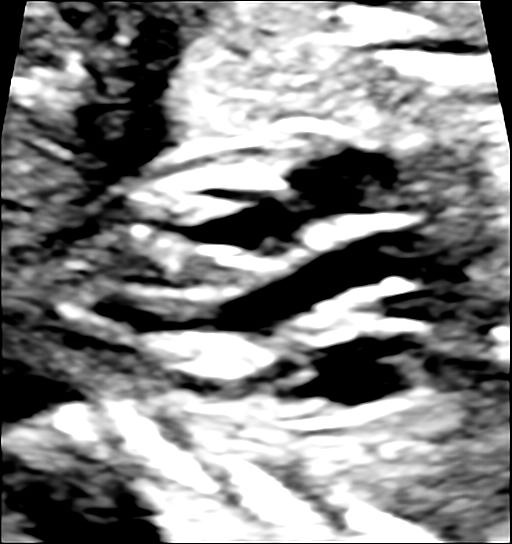
#> input picture classification/examples/normal/img_0002.png, 512 x 544 px
$ python cutbyunet.py -O ../../classification/examples/normal -S ../../classification/examples/normal -D out
#> lines starting #> are read from the running program, lines starting #| are printed output that depends on the picture; after the words box and inside, x2 and y2 are one past the last pixel; in counts of white or black regions, pixels touching at a corner belong together
#!/usr/bin/env python3
# -*- coding: utf-8 -*-

import os
import re
import argparse
import unicodedata
import numpy as np
from PIL import Image
from tqdm import tqdm

# 全局默认支持格式（可被命令行参数覆盖）
SUPPORTED_EXTS = ('.png', '.jpg', '.jpeg', '.tif', '.tiff', '.bmp')

# 以下全局变量在 main() 中会被赋值
original_root_folder = ""
segmented_root_folder = ""
output_root_folder = ""

orig_rel_map = {}       # key: normalize_key(rel_path_noext) -> list(paths)
orig_stem_map = {}      # key: normalize_key(stem) -> list(paths)
orig_fullname_map = {}  # key: normalize_key(filename) -> list(paths)


# ---------- 辅助函数 ----------
def decode_escaped_name(name: str) -> str:
    def repl_hex(m):
        hx = m.group(1)
        try:
            return chr(int(hx, 16))
        except Exception:
            return m.group(0)

    s = name
    s = re.sub(r'#U([0-9A-Fa-f]{4,6})', repl_hex, s)
    s = re.sub(r'%u([0-9A-Fa-f]{4,6})', repl_hex, s)
    s = re.sub(r'\\u([0-9A-Fa-f]{4,6})', repl_hex, s)
    s = re.sub(r'U\+([0-9A-Fa-f]{4,6})', repl_hex, s)
    return s


def normalize_key(s: str) -> str:
    return unicodedata.normalize('NFKC', s).lower()


def safe_filename(fname: str) -> str:
    base = os.path.basename(fname)
    base = re.sub(r'[\\/]+', '_', base)
    base = re.sub(r'[:\*\?"<>\|]+', '_', base)
    base = base.strip()
    if not base:
        base = "unnamed"
    return base


def iter_image_files(root_folder: str):
#> called with root_folder = '../../classification/examples/normal'
    files = []
    for dirpath, dirnames, filenames in os.walk(root_folder):
        for fn in filenames:
            low = fn.lower()
            if any(low.endswith(ext) for ext in SUPPORTED_EXTS):
                files.append(os.path.join(dirpath, fn))
    return files


def _path_component_score(seg_components, orig_components):
    # 简单评分：统计相同组件（不区分顺序），并加权末尾匹配
    s = 0
    seg_set = set(seg_components)
    orig_set = set(orig_components)
    s += len(seg_set & orig_set)
    # 末尾连续相同的组件给额外分数（路径层级相似性）
    rev_seg = list(reversed(seg_components))
    rev_orig = list(reversed(orig_components))
    bonus = 0
    for a, b in zip(rev_seg, rev_orig):
        if a == b:
            bonus += 2
        else:
            break
    s += bonus
    return s


def find_original_for_segment(segmented_full_path: str):
    """
    根据 segmented 文件路径尝试逐步匹配原图：
    1) 优先：相同的相对路径（不考虑扩展名）
    2) 回退：按 stem 在 orig_stem_map 中查找；若有多候选，按路径成分相似度打分选择最优
    3) 回退2：按完整文件名匹配 orig_fullname_map
    """
    # 1. 准备相对路径 key
    try:
        rel_seg = os.path.relpath(segmented_full_path, segmented_root_folder)
    except Exception:
        rel_seg = os.path.basename(segmented_full_path)
    rel_seg_noext = os.path.splitext(rel_seg)[0].replace('\\', '/')
    key_rel_seg = normalize_key(rel_seg_noext)

    # 优先尝试：直接把相对路径替换到 original_root_folder（允许不同扩展）
    for ext in SUPPORTED_EXTS:
        cand = os.path.join(original_root_folder, rel_seg_noext + ext)
        if os.path.exists(cand):
            return cand
    # 也尝试任何存在于 orig_rel_map 的匹配（忽略扩展）
    if key_rel_seg in orig_rel_map:
        lst = orig_rel_map[key_rel_seg]
        if len(lst) == 1:
            return lst[0]
        seg_comps = [normalize_key(c) for c in rel_seg_noext.split('/')]
        best = None
        best_score = -1
        for p in lst:
            relp = os.path.relpath(p, original_root_folder)
            relp_noext = os.path.splitext(relp)[0].replace('\\', '/')
            orig_comps = [normalize_key(c) for c in relp_noext.split('/')]
            score = _path_component_score(seg_comps, orig_comps)
            if score > best_score:
                best_score = score
                best = p
        if best is not None:
            return best

    # 2. 按 stem 回退匹配
    seg_fname = os.path.basename(segmented_full_path)
    seg_stem = os.path.splitext(seg_fname)[0]
    key_stem = normalize_key(seg_stem)
    candidates = orig_stem_map.get(key_stem, [])
    if len(candidates) == 1:
        return candidates[0]
    elif len(candidates) > 1:
        seg_rel_comps = [normalize_key(c) for c in rel_seg_noext.split('/')]
        best = None
        best_score = -1
        for p in candidates:
            relp = os.path.relpath(p, original_root_folder)
            relp_noext = os.path.splitext(relp)[0].replace('\\', '/')
            orig_comps = [normalize_key(c) for c in relp_noext.split('/')]
            score = _path_component_score(seg_rel_comps, orig_comps)
            if score > best_score:
                best_score = score
                best = p
        if best is not None:
            if best_score <= 0:
                print(f"[警告] stem 匹配到多文件，但路径相似度低，选第一个："
                      f"stem={seg_stem}, seg={segmented_full_path}")
            return best

    # 3. 按完整文件名回退（极少用）
    key_full = normalize_key(seg_fname)
    lst_full = orig_fullname_map.get(key_full, [])
    if len(lst_full) == 1:
        return lst_full[0]
    elif len(lst_full) > 1:
        seg_rel_comps = [normalize_key(c) for c in rel_seg_noext.split('/')]
        best = None
        best_score = -1
        for p in lst_full:
            relp = os.path.relpath(p, original_root_folder)
            relp_noext = os.path.splitext(relp)[0].replace('\\', '/')
            orig_comps = [normalize_key(c) for c in relp_noext.split('/')]
            score = _path_component_score(seg_rel_comps, orig_comps)
            if score > best_score:
                best_score = score
                best = p
        if best is not None:
            print(f"[警告] 完整文件名匹配到多文件，选最佳匹配: {best} (score={best_score})")
            return best

    return None


def build_safe_output_path(segmented_full_path: str):
    rel = os.path.relpath(segmented_full_path, segmented_root_folder)
    comps = rel.split(os.sep)
    safe_comps = [safe_filename(c) for c in comps]
    out_path = os.path.join(output_root_folder, *safe_comps)
    out_dir = os.path.dirname(out_path)
    if out_dir and not os.path.exists(out_dir):
        os.makedirs(out_dir, exist_ok=True)
    return out_path


# ---------- 命令行参数解析 ----------
def parse_args():
    parser = argparse.ArgumentParser(
        description="根据掩码裁剪原图（以掩码中前景像素的包围框为准）"
    )

    parser.add_argument(
        "--original_root_folder", "-O",
        type=str,
        required=True,
        help="源图像根目录（允许包含子文件夹）"
    )
    parser.add_argument(
        "--segmented_root_folder", "-S",
        type=str,
        required=True,
        help="掩码根目录（允许包含子文件夹）"
    )
    parser.add_argument(
        "--output_root_folder", "-D",
        type=str,
        required=True,
        help="输出根目录（保留掩码的相对目录结构）"
    )
    parser.add_argument(
        "--padding_pixels",
        type=int,
        default=0,
        help="在掩码尺度上对 bbox 扩展的像素，默认 0"
    )
    parser.add_argument(
        "--coverage",
        type=float,
        default=0.70,
        help="要包含的白色像素比例（0.70 = 包含 70%% 的白色像素），默认 0.70"
    )
    parser.add_argument(
        "--supported_formats",
        nargs="+",
        default=None,
        help="支持的图像格式（可覆盖默认），例如：--supported_formats .png .jpg"
    )

    return parser.parse_args()


# ---------- 主流程 ----------
def main():
    global SUPPORTED_EXTS
    global original_root_folder, segmented_root_folder, output_root_folder
    global orig_rel_map, orig_stem_map, orig_fullname_map

    args = parse_args()

    # 应用命令行参数
    original_root_folder = args.original_root_folder
    segmented_root_folder = args.segmented_root_folder
    output_root_folder = args.output_root_folder
    PADDING_PIXELS = args.padding_pixels
    COVERAGE = args.coverage

    if args.supported_formats:
        # 统一小写，确保带点
        exts = []
        for e in args.supported_formats:
            e = e.strip().lower()
            if e and not e.startswith('.'):
                e = '.' + e
            exts.append(e)
        SUPPORTED_EXTS = tuple(exts)

    # 创建输出根目录
    os.makedirs(output_root_folder, exist_ok=True)

    # ---------- 构建源图映射（递归） ----------
    orig_rel_map = {}
    orig_stem_map = {}
    orig_fullname_map = {}

    if os.path.isdir(original_root_folder):
        all_orig_files = iter_image_files(original_root_folder)
        for fullpath in all_orig_files:
            rel = os.path.relpath(fullpath, original_root_folder)
            rel_noext = os.path.splitext(rel)[0]
            key_rel = normalize_key(rel_noext.replace('\\', '/'))
            orig_rel_map.setdefault(key_rel, []).append(fullpath)

            fname = os.path.basename(fullpath)
            stem = os.path.splitext(fname)[0]
            key_stem = normalize_key(stem)
            orig_stem_map.setdefault(key_stem, []).append(fullpath)

            key_full = normalize_key(fname)
            orig_fullname_map.setdefault(key_full, []).append(fullpath)
    else:
        print(f"警告：original_root_folder 不是目录：{original_root_folder}")

    # ---------- 主处理流程（以掩码中白色像素 255 为前景） ----------
    summary = {
        'processed': 0,
        'skipped_no_mask': 0,
        'skipped_no_orig': 0,
        'skipped_invalid_crop': 0,
        'errors': 0,
    }

    seg_files = iter_image_files(segmented_root_folder)
    if not seg_files:
        print("警告：segmented_root_folder 中未找到支持的掩码文件，请确认路径与扩展名。")

    for segmented_path in tqdm(seg_files, desc="处理掩码"):
        segmented_filename = os.path.basename(segmented_path)
        stem = os.path.splitext(segmented_filename)[0]

        try:
            seg_img = Image.open(segmented_path).convert('L')
            seg_arr = np.array(seg_img)

            if 255 in np.unique(seg_arr):
                mask = (seg_arr == 255)
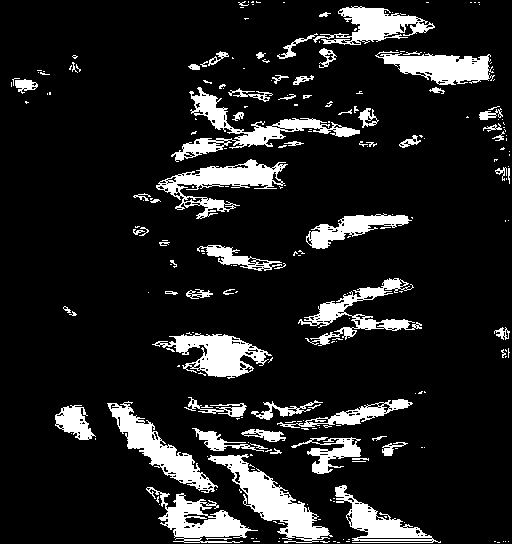
#> mask: shape (544, 512) bool; 12.5% white; 236 white regions (171 under 20 px), largest, box (x1, y1, x2, y2) and area: (208, 454, 333, 543) 3291, (171, 87, 360, 162) 2841, (107, 401, 218, 493) 2673
            else:
                mask = (seg_arr > 127)

            ys, xs = np.where(mask)
            if ys.size == 0:
                print(f"[跳过] 掩码中没有白色/前景像素: {segmented_path}")
                summary['skipped_no_mask'] += 1
                continue

            # ---------- 使用百分位数取中心 coverage 区间 ----------
            cov_pct = float(COVERAGE) * 100.0
            low_pct = (100.0 - cov_pct) / 2.0
            high_pct = 100.0 - low_pct

            MIN_PIXELS_FOR_PERCENTILE = 10
            if ys.size < MIN_PIXELS_FOR_PERCENTILE:
                left, upper, right, lower = xs.min(), ys.min(), xs.max() + 1, ys.max() + 1
            else:
                lx = int(np.floor(np.percentile(xs, low_pct)))
#> lx = 186
                rx = int(np.ceil(np.percentile(xs, high_pct))) + 1
#> rx = 388
                uy = int(np.floor(np.percentile(ys, low_pct)))
#> uy = 81
                ly = int(np.ceil(np.percentile(ys, high_pct))) + 1
#> ly = 507

                if rx <= lx or ly <= uy:
                    left, upper, right, lower = xs.min(), ys.min(), xs.max() + 1, ys.max() + 1
                else:
                    left, upper, right, lower = lx, uy, rx, ly
#> left = 186; upper = 81; right = 388; lower = 507

            left = max(0, left - PADDING_PIXELS)
            upper = max(0, upper - PADDING_PIXELS)
            right = min(seg_img.width, right + PADDING_PIXELS)
            lower = min(seg_img.height, lower + PADDING_PIXELS)

            if right <= left or lower <= upper:
                print(f"[跳过] 无效掩码裁剪区域: {segmented_path}")
                summary['skipped_invalid_crop'] += 1
                continue

            # ---------- 匹配原图并映射到原图坐标 ----------
            original_path = find_original_for_segment(segmented_path)
            if original_path is None or not os.path.exists(original_path):
                print(f"[跳过] 原始图像不存在: stem={stem}  (seg: {segmented_path})")
                summary['skipped_no_orig'] += 1
                continue

            orig_img = Image.open(original_path)
#> orig_img is the input picture: PIL image 512x544 RGB; min 0, max 255, mean 130
            orig_w, orig_h = orig_img.size
#> orig_w = 512; orig_h = 544
            seg_w, seg_h = seg_img.size
#> seg_w = 512; seg_h = 544
            sx = orig_w / seg_w
#> sx = 1
            sy = orig_h / seg_h
#> sy = 1

            crop_x1 = int(left * sx)
#> crop_x1 = 186
            crop_y1 = int(upper * sy)
#> crop_y1 = 81
            crop_x2 = int(right * sx)
#> crop_x2 = 388
            crop_y2 = int(lower * sy)
#> crop_y2 = 507

            crop_x1 = max(0, min(crop_x1, orig_w - 1))
            crop_y1 = max(0, min(crop_y1, orig_h - 1))
            crop_x2 = max(0, min(crop_x2, orig_w))
            crop_y2 = max(0, min(crop_y2, orig_h))

            if crop_x2 <= crop_x1 or crop_y2 <= crop_y1:
                print(f"[跳过] 无效裁剪区域（映射到原图后）: "
                      f"seg={segmented_path} -> orig={original_path}")
                summary['skipped_invalid_crop'] += 1
                continue

            cropped = orig_img.crop((crop_x1, crop_y1, crop_x2, crop_y2))
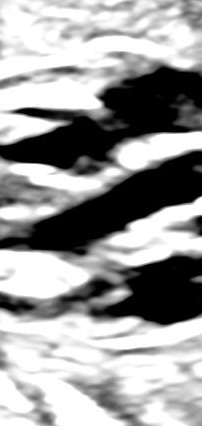
#> cropped: PIL image 202x426 RGB; min 0, max 255, mean 156.1

            # ---------- 准备输出并保存 ----------
            output_path = build_safe_output_path(segmented_path)
            ext = os.path.splitext(output_path)[1].lower()
            if ext in ('.jpg', '.jpeg'):
                if cropped.mode in ('RGBA', 'LA') or ('transparency' in cropped.info):
                    bg = Image.new('RGB', cropped.size, (255, 255, 255))
                    if cropped.mode == 'RGBA':
                        bg.paste(cropped, mask=cropped.split()[3])
                    elif cropped.mode == 'LA':
                        rgba = cropped.convert('RGBA')
                        bg.paste(rgba, mask=rgba.split()[3])
                    else:
                        bg.paste(cropped.convert('RGBA'),
                                 mask=cropped.convert('RGBA').split()[3])
                    bg.save(output_path, quality=95)
                else:
                    cropped.convert('RGB').save(output_path, quality=95)
            else:
                cropped.save(output_path)

            summary['processed'] += 1

        except Exception as e:
            print(f"[错误] 处理失败: {segmented_path} -> {e}")
            summary['errors'] += 1
#> pass 2 of the loop in main, `for segmented_path in tqdm(seg_files, desc="处理掩码"):`:
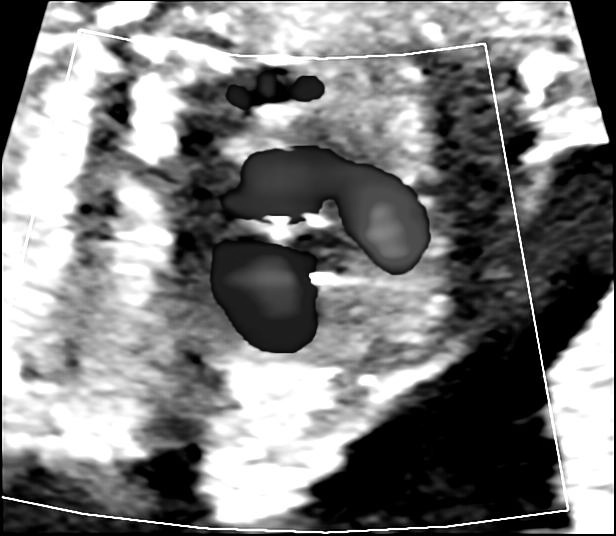
#> input picture classification/examples/normal/img_0001.png, 616 x 536 px
#> seg_img: PIL image 616x536 L
#> in main, `mask = (seg_arr == 255)`:
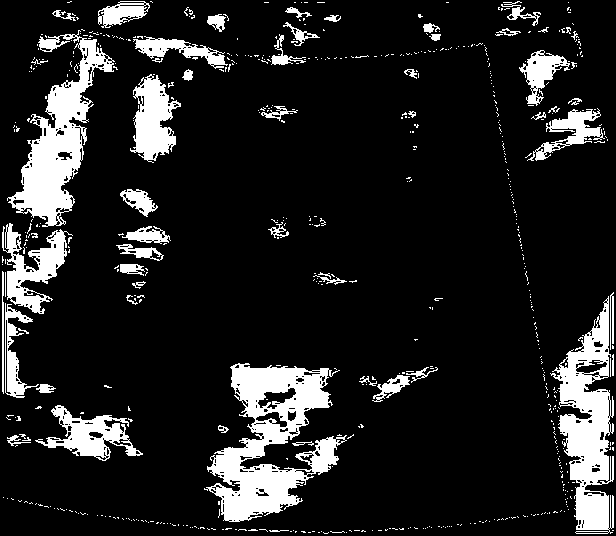
#> mask: shape (536, 616) bool; 13.4% white; 622 white regions (566 under 20 px), largest, box (x1, y1, x2, y2) and area: (204, 363, 347, 522) 9975, (550, 296, 614, 534) 7302, (7, 30, 115, 227) 7091
#> lx = 51
#> rx = 577
#> uy = 87
#> ly = 463
#> left = 51; upper = 87; right = 577; lower = 463
#> in main, orig_img is the input picture: PIL image 616x536 RGB; min 0, max 255, mean 125.4
#> crop_x1 = 51
#> crop_y1 = 87
#> crop_x2 = 577
#> crop_y2 = 463
#> in main, `cropped = orig_img.crop((crop_x1, crop_y1, crop_x2, crop_y2))`:
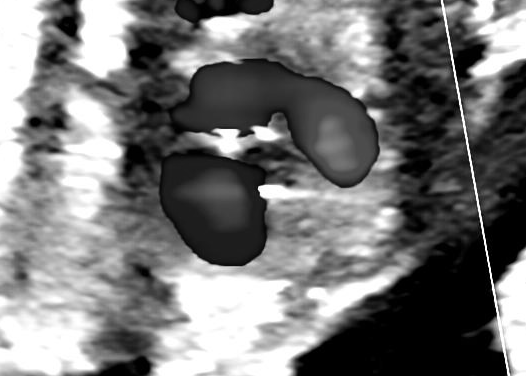
#> cropped: PIL image 526x376 RGB; min 0, max 255, mean 118

    print("处理完成。统计：", summary)


if __name__ == "__main__":
    main()
